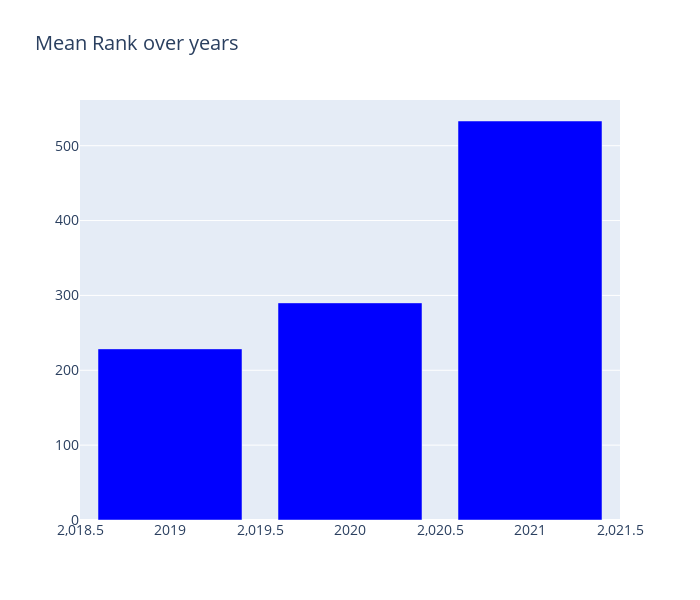

Notebook code for this chart:
### Code cell
## Mean Private Rank 
cnt_srs = cnt_df["mean"]
cnt_srs = cnt_srs.sort_index()
trace = go.Bar(
    x=cnt_srs.index,
    y=cnt_srs.values,
    marker=dict(color="blue",),
)

layout = go.Layout(
    title='Mean Rank over years',
    font=dict(size=14),
    width=700,
    height=600,
)

data = [trace]
fig = go.Figure(data=data, layout=layout)
py.iplot(fig, filename="TargetCount")

### Figure 1 — Plotly figure (JSON) as saved in the notebook; plotly's stock layout.template omitted (floating-point values rounded to 4 significant figures)
{"data": [{"marker": {"color": "blue"}, "type": "bar", "x": [2019, 2020, 2021], "y": [228.6, 290.0, 533.0]}], "layout": {"font": {"size": 14}, "height": 600, "title": {"text": "Mean Rank over years"}, "width": 700}}
